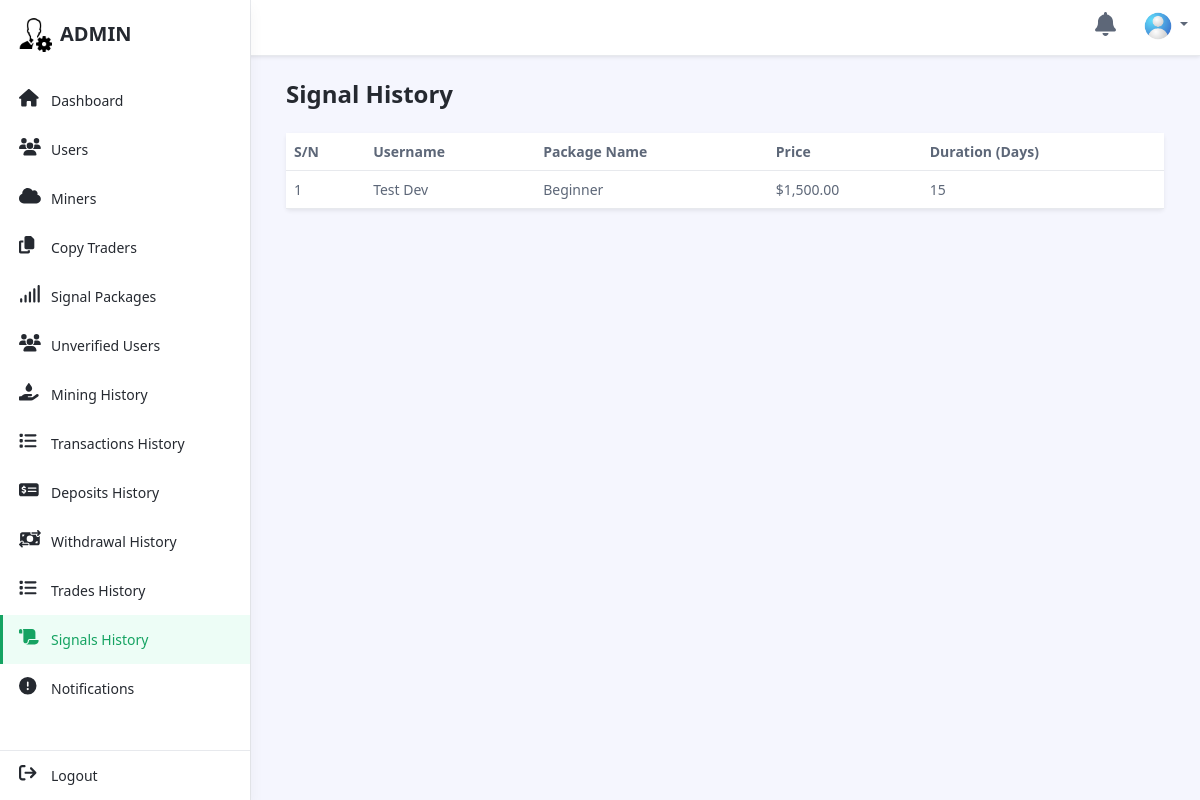
The page /admin/signals.php (signed in) on the database its author committed.
### tables this page shows
CREATE TABLE `subscriptions` (
  `id` int(11) NOT NULL,
  `user_id` int(11) NOT NULL,
  `package_name` varchar(255) NOT NULL,
  `price` decimal(10,2) NOT NULL,
  `accuracy` decimal(5,2) NOT NULL,
  `duration` int(11) NOT NULL,
  `roi` decimal(5,2) NOT NULL,
  `subscribed_at` timestamp NOT NULL DEFAULT current_timestamp()
);

CREATE TABLE `users` (
  `id` int(11) NOT NULL,
  `fullname` varchar(255) NOT NULL,
  `username` varchar(100) NOT NULL,
  `home_address` text DEFAULT NULL,
  `city` varchar(100) DEFAULT NULL,
  `postal_code` varchar(20) DEFAULT NULL,
  `country` varchar(100) DEFAULT NULL,
  `currency` varchar(10) DEFAULT '$',
  `phone` varchar(20) DEFAULT NULL,
  `email` varchar(255) NOT NULL,
  `account_type` varchar(50) DEFAULT 'Basic',
  `password` varchar(255) NOT NULL,
  `password_hash` varchar(255) NOT NULL,
  `balance` decimal(15,2) DEFAULT 0.00,
  `account_status` enum('active','suspended','closed') DEFAULT 'active',
  `created_at` timestamp NULL DEFAULT current_timestamp(),
  `updated_at` timestamp NULL DEFAULT current_timestamp() ON UPDATE current_timestamp(),
  `trade_progress` int(11) DEFAULT 0,
  `signal_strength` int(11) DEFAULT 0,
  `total_investment` decimal(15,2) DEFAULT 0.00,
  `profit_balance` decimal(15,2) DEFAULT 0.00,
  `btc` decimal(15,8) DEFAULT 0.00000000,
  `eth` decimal(15,8) DEFAULT 0.00000000,
  `usdt` decimal(15,2) DEFAULT 0.00,
  `bnb` decimal(15,8) DEFAULT 0.00000000,
  `ltc` decimal(15,8) DEFAULT 0.00000000,
  `doge` decimal(15,8) DEFAULT 0.00000000,
  `xrp` decimal(15,8) DEFAULT 0.00000000,
  `shib` decimal(15,8) DEFAULT 0.00000000,
  `sol` decimal(15,8) DEFAULT 0.00000000,
  `verified` int(11) DEFAULT 0,
  `blocked` tinyint(1) NOT NULL DEFAULT 0,
  `lock_copy_traders` tinyint(1) DEFAULT 0,
  `lock_trading` tinyint(1) DEFAULT 0,
  `show_popup` tinyint(1) NOT NULL DEFAULT 0,
  `popup_message` varchar(255) NOT NULL,
  `otp` int(11) DEFAULT NULL
);

### admin/signals.php (the view, shortened to what this page needs)
<?php
require 'assets/php/config/connection.php';
$query = "SELECT
            users.fullname AS username,
            subscriptions.id,
            subscriptions.package_name,
            subscriptions.price,
            subscriptions.duration,
            subscriptions.user_id,
            subscriptions.subscribed_at
        FROM subscriptions
        JOIN users ON subscriptions.user_id = users.id
        ORDER BY subscriptions.subscribed_at DESC";
$stmt = $conn->prepare($query);
$stmt->execute();
$result = $stmt->get_result();
$subscriptions = $result->fetch_all(MYSQLI_ASSOC);
?>
<!DOCTYPE html>
<html lang="en">
<head>
	<link rel="stylesheet" href="https://cdnjs.cloudflare.com/ajax/libs/toastify-js/1.6.1/toastify.min.css" />
	<link id="theme-style" rel="stylesheet" href="assets/css/portal.css" />
	<link id="theme-style" rel="stylesheet" href="assets/css/toast-style.css" />
</head>
<body class="app">
	<header class="app-header fixed-top">
		<div class="app-header-inner">
			<div class="container-fluid py-2">
				<div class="app-header-content">
					<div class="row justify-content-between align-items-center">
						<div class="app-utilities col-auto">
							<div class="app-utility-item app-notifications-dropdown dropdown">
								<a href="notifications.php" role="button" aria-expanded="false" title="Notifications">
									<i class="fa-solid fa-bell fa-xl"></i>
								</a>
							</div>
							<div class="app-utility-item app-user-dropdown dropdown">
								<a class="dropdown-toggle" id="user-dropdown-toggle" data-bs-toggle="dropdown" href="#" role="button" aria-expanded="false"><img src="assets/images/user.png" alt="user profile" /></a>
							</div>
						</div>
					</div>
				</div>
			</div>
		</div>
		<div id="app-sidepanel" class="app-sidepanel">
			<div class="sidepanel-inner d-flex flex-column">
				<div class="app-branding">
					<a class="app-logo" href="#"><img class="logo-icon me-2" src="assets/images/admin-logo.png" alt="logo" /><span class="logo-text">ADMIN</span></a>
				</div>
				<?php include 'assets/php/nav.php'; ?>
				<div class="app-sidepanel-footer">
					<nav class="app-nav app-nav-footer">
						<ul class="app-menu footer-menu list-unstyled">
							<li class="nav-item">
								<a class="nav-link" href="assets/php/logout.php">
									<span class="nav-icon">
										<i class="fa-solid fa-arrow-right-from-bracket fa-lg"></i>
									</span>
									<span class="nav-link-text">Logout</span> </a>
							</li>
						</ul>
					</nav>
				</div>
			</div>
		</div>
	</header>
	<div class="app-wrapper">
		<div class="app-content pt-3 p-md-3 p-lg-4">
			<div class="container-xl">
				<div class="row g-3 mb-4 align-items-center justify-content-between">
					<div class="col-auto">
						<h1 class="app-page-title mb-0">Signal History</h1>
					</div>
				</div>
				<div class="tab-content" id="orders-table-tab-content">
					<div class="tab-pane fade show active" id="orders-trades" role="tabpanel" aria-labelledby="orders-trades-tab">
						<div class="app-card app-card-orders-table shadow-sm mb-5">
							<div class="app-card-body">
								<div class="table-responsive">
                                    <table class="table app-table-hover mb-0 text-left">
                                        <thead>
                                            <tr>
                                                <th class="cell">S/N</th>
                                                <th class="cell">Username</th>
                                                <th class="cell">Package Name</th>
                                                <th class="cell">Price</th>
                                                <th class="cell">Duration (Days)</th>
                                            </tr>
                                        </thead>
                                        <tbody>
                                            <?php if (!empty($subscriptions)) : ?>
                                                <?php $i = count($subscriptions); ?>
                                                <?php foreach ($subscriptions as $subscription) : ?>
                                                    <tr>
                                                        <td class="cell"><?php echo $i--; ?></td>
                                                        <td class="cell"><?php echo htmlspecialchars($subscription['username']); ?></td>
                                                        <td class="cell"><?php echo htmlspecialchars($subscription['package_name']); ?></td>
                                                        <td class="cell">$<?php echo number_format($subscription['price'], 2); ?></td>
                                                        <td class="cell"><?php echo htmlspecialchars($subscription['duration']); ?></td>
                                                    </tr>
                                                <?php endforeach; ?>
                                            <?php else : ?>
                                                <tr>
                                                    <td class="cell text-center" colspan="7">No subscriptions found.</td>
                                                </tr>
                                            <?php endif; ?>
                                        </tbody>
                                    </table>
                                </div>
							</div>
						</div>
					</div>
				</div>
			</div>
		</div>
		<footer class="app-footer">
			<div class="container text-center py-3"></div>
		</footer>
	</div>
	<?php include 'assets/php/footer.php'; ?>

### rows shown on the page
subscriptions: user.fullname "Test Dev", package_name "Beginner", price "1,500.00", duration "15"
